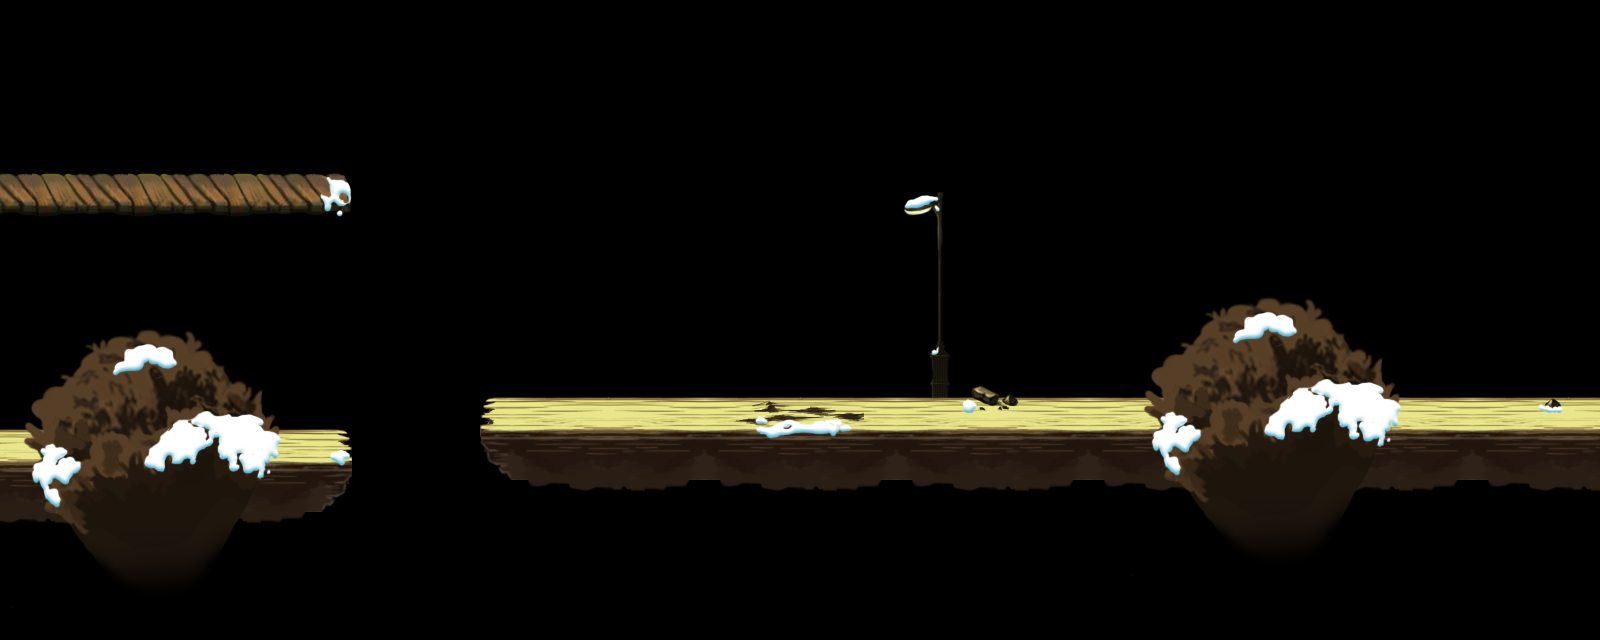

A level layout from a 2D game, rendered from its tile map. Below: a short description, then the map file with tile-grid data replaced by summaries:
An orthogonal 50x20 tile map with 32x32 px tiles, 5 tile layers (tile_terrain_deco_back, tile_terrain_0, tile_terrain_1, tile_terrain_2, ...) and 15 objects (3x tuzifashi, 3x tuzigongjianshoufly, 2x barricade2, tuzijiansheng, box, ...).

<map version="1.0" orientation="orthogonal" width="50" height="20" tilewidth="32" tileheight="32">
 <properties>
  <property name="offsetX" value="0" />
  <property name="offsetY" value="4" />
 </properties>
 <tileset firstgid="1" name="s01" tilewidth="32" tileheight="32">
  <image source="s01.png" width="992" height="512" />
 </tileset>
 <layer name="tile_terrain_deco_back" width="50" height="20">
  <data>[1000 cells, 14 non-empty, 12 distinct tile ids]</data>
 </layer>
 <layer name="tile_terrain_0" width="50" height="20">
  <data>[1000 cells, 9 non-empty, 9 distinct tile ids]</data>
 </layer>
 <layer name="tile_terrain_1" width="50" height="20">
  <data>[1000 cells, 309 non-empty, 70 distinct tile ids]</data>
 </layer>
 <layer name="tile_terrain_2" width="50" height="20">
  <data>[1000 cells, 5 non-empty, 5 distinct tile ids]</data>
 </layer>
 <layer name="tile_terrain_deco_front" width="50" height="20">
  <data>[1000 cells, 162 non-empty, 81 distinct tile ids]</data>
 </layer>
 <objectgroup name="obj_terrain" width="50" height="20">
  <object x="0" y="192" width="352" height="32" />
  <object x="0" y="448" width="352" height="32" />
  <object x="480" y="416" width="1120" height="32" />
 </objectgroup>
 <objectgroup name="obj_enemies" width="50" height="20">
  <object type="tuzifashi" x="224" y="128" width="32" height="32" />
  <object type="tuzigongjianshoufly" x="576" y="64" width="32" height="32">
   <properties>
    <property name="cmd" value="fn;" />
   </properties>
  </object>
  <object type="tuzifashi" x="896" y="352" width="32" height="32" />
  <object type="tuzijiansheng" x="1056" y="352" width="32" height="32">
   <properties>
    <property name="cmd" value="fz,0.9;w,2.0,10,0;" />
   </properties>
  </object>
 </objectgroup>
 <objectgroup name="obj_objects" width="50" height="20">
  <object type="box" x="960" y="448" width="32" height="32">
   <properties>
    <property name="item" value="biao" />
   </properties>
  </object>
  <object type="barricade2" x="1376" y="256" width="32" height="32">
   <properties>
    <property name="cmd" value="n;w,3,-10;" />
   </properties>
  </object>
  <object type="barricade2" x="1472" y="256" width="32" height="32">
   <properties>
    <property name="cmd" value="n;w,3,-10;" />
   </properties>
  </object>
  <object type="trap" x="160" y="480" width="32" height="32" />
  <object type="light" x="896" y="192" width="32" height="32" />
 </objectgroup>
 <objectgroup name="obj_enemies_alt" width="50" height="20">
  <object type="tuzigongjianshoufly" x="1280" y="256" width="32" height="32">
   <properties>
    <property name="cmd" value="fn;" />
   </properties>
  </object>
  <object type="tuzifashi" x="1408" y="352" width="32" height="32" />
  <object type="tuzigongjianshoufly" x="1184" y="224" width="32" height="32">
   <properties>
    <property name="cmd" value="fn;" />
   </properties>
  </object>
 </objectgroup>
</map>
